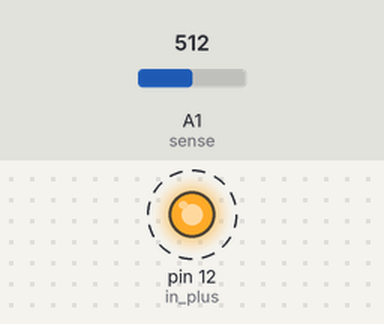
A sketch run on a simulated Arduino Uno, built with avr-gcc and run on an emulated ATmega328P. On the bench: output pins drawn as LEDs (lit = HIGH). Dashed ring = blinking. Inputs (shaded band) come from the test bench; at power-on: A1 (sense) = 512. What the sketch prints to the serial monitor is not drawn.

Above: at 0.2 s.
Timing chart, 0 to 3.0 s (numbered marks = the images above):
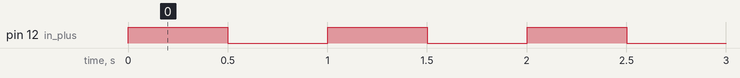

The sketch:

humid_sense.ino
```cpp
// function: switch a 120V controller
// test flashing an LED

#define in_plus 12 //defines the variable throughout the prog as the interger
#define sense A1 //defines the variable throughout the prog as the pin callout

//___________________________________________________
// int defines a variable as an integer
int d = 500;  // delay time in millisec (3000 = 3 sec)
int set_point = 30;
int hyst = 1;
//___________________________________________________

// void is used in function declarations, indicates that the function returns nothing
// setup() called when sketch starts, initializes variables, pinmode, libraries. Runs at power-on of board
void setup()
{
// serial used for communication between the board and computer
  Serial.begin(9600); // serial begin sets the data rate in bits/sec (baud) (300, 600, 1200, 2400, 4800, 9600, 14400, 19200, 28800, 38400, 57600, or 115200)
  pinMode(in_plus, OUTPUT); // pinMode(pin, mode) configures a pin to act as either input or output; mode = (INPUT, OUTPUT, INPUT_PULLUP)
}

// void is used in function declarations, indicates that the function returns nothing
// loop called after setup, to loop consecutively. Use it such that the board does something constantly
void loop() {
  int sensor_value = analogRead(sense);
  float voltage = sensor_value * (5.0/1023);
  Serial.println(sensor_value);
  Serial.println(voltage);
  Serial.println("on"); //println('string'), Prints data to the serial port as human-readable ASCII text followed by a carriage return character (ASCII 13, or '\r') and a newline character (ASCII 10, or '\n').
  digitalWrite(in_plus,HIGH);
  delay(d); // this defines the time between loop iterations
  Serial.println("off");
  digitalWrite(in_plus,LOW);
  delay(d);
}
```

Measured:
- by itself, pin 12 (in_plus): alternates HIGH for 0.50 s and LOW for 0.50 s
